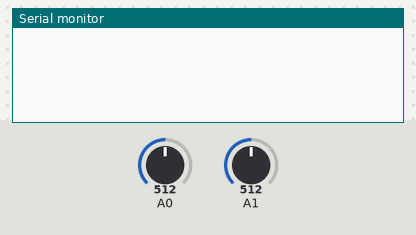
Bench run of a sketch on a simulated Arduino Uno, built with avr-gcc and run on an emulated ATmega328P. On the bench: the last lines printed to the serial monitor. The test bench sets the inputs (shaded band); at power-on: A0 = 512, A1 = 512.

Above: at 1.2 s.
1.3 s: A0 set to 390
At 2.1 s:
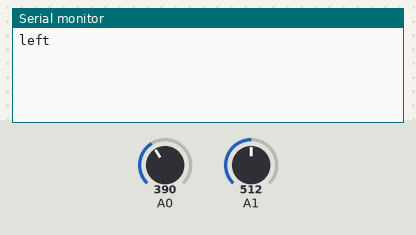
2.8 s: A0 set to 410
At 4.0 s:
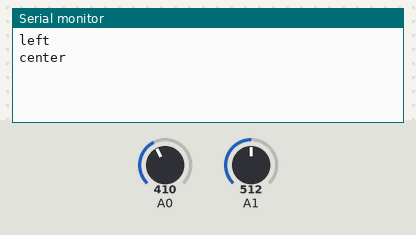
4.3 s: A1 set to 390
At 5.4 s:
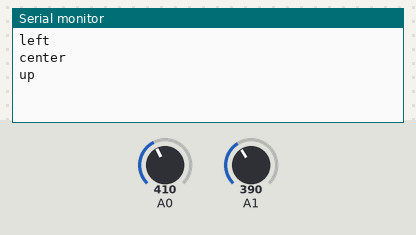
5.8 s: A1 set to 710
At 6.7 s:
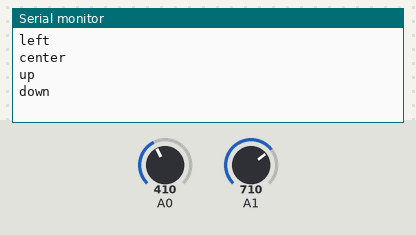
7.3 s: A0 set to 710
At 7.9 s:
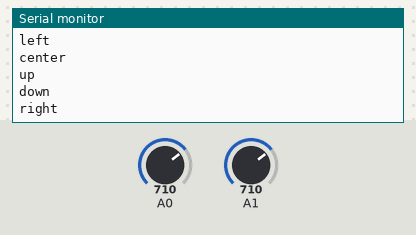

The sketch:

02_leftright.ino
```cpp
void setup() {
  // put your setup code here, to run once:
  Serial.begin(9600);
}

int leftflag = 0;
int rightflag = 0;
int upflag = 0;
int downflag = 0;

void loop() {
  // put your main code here, to run repeatedly:
  int analog_x = 0, analog_y = 0;

  analog_x = analogRead(A0); // data read
  analog_y = analogRead(A1);

  if(analog_x >= 400 && analog_x <= 700 && analog_y >= 400 && analog_y <= 700){ // center
    if(leftflag == 1 || rightflag == 1 || upflag == 1 || downflag == 1){
      Serial.println("center");
      leftflag = 0;
      rightflag = 0;
      upflag = 0;
      downflag = 0;
    }
  }
  else if(analog_x < 400){ // left
    if(leftflag == 0){
      Serial.println("left");
      leftflag = 1;
    }
  }
  else if(analog_x > 700){ // right
    if(rightflag == 0){
      Serial.println("right");
      rightflag = 1;
    }
  }
  else if(analog_y < 400){ // up
    if(upflag == 0){
      Serial.println("up");
      upflag = 1;
    }
  }
  else if(analog_y > 700){ // down
    if(downflag == 0){
      Serial.println("down");
      downflag = 1;
    }
  }


  delay(10);
}
```

Measured:
- after the input at 1.3 s, the serial monitor: prints a new line at once (image 1)
- after the input at 2.8 s, the serial monitor: prints a new line at once (image 2)
- after the input at 4.3 s, the serial monitor: prints a new line at once (image 3)
- after the input at 5.8 s, the serial monitor: prints a new line at once (image 4)
- after the input at 7.3 s, the serial monitor: prints a new line at once (image 5)
